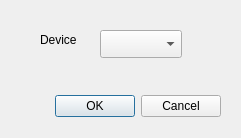
<?xml version="1.0" encoding="UTF-8"?>
<ui version="4.0">
 <class>Dialog</class>
 <widget class="QDialog" name="Dialog">
  <property name="geometry">
   <rect>
    <x>0</x>
    <y>0</y>
    <width>241</width>
    <height>138</height>
   </rect>
  </property>
  <property name="windowTitle">
   <string>Dialog</string>
  </property>
  <property name="modal">
   <bool>true</bool>
  </property>
  <widget class="QDialogButtonBox" name="buttonBox">
   <property name="geometry">
    <rect>
     <x>20</x>
     <y>90</y>
     <width>201</width>
     <height>32</height>
    </rect>
   </property>
   <property name="orientation">
    <enum>Qt::Horizontal</enum>
   </property>
   <property name="standardButtons">
    <set>QDialogButtonBox::Cancel|QDialogButtonBox::Ok</set>
   </property>
  </widget>
  <widget class="QLabel" name="label">
   <property name="geometry">
    <rect>
     <x>40</x>
     <y>30</y>
     <width>63</width>
     <height>20</height>
    </rect>
   </property>
   <property name="text">
    <string>Device</string>
   </property>
  </widget>
  <widget class="QComboBox" name="comboDevice">
   <property name="geometry">
    <rect>
     <x>100</x>
     <y>30</y>
     <width>82</width>
     <height>28</height>
    </rect>
   </property>
  </widget>
 </widget>
 <resources/>
 <connections>
  <connection>
   <sender>buttonBox</sender>
   <signal>accepted()</signal>
   <receiver>Dialog</receiver>
   <slot>accept()</slot>
   <hints>
    <hint type="sourcelabel">
     <x>248</x>
     <y>254</y>
    </hint>
    <hint type="destinationlabel">
     <x>157</x>
     <y>274</y>
    </hint>
   </hints>
  </connection>
  <connection>
   <sender>buttonBox</sender>
   <signal>rejected()</signal>
   <receiver>Dialog</receiver>
   <slot>reject()</slot>
   <hints>
    <hint type="sourcelabel">
     <x>316</x>
     <y>260</y>
    </hint>
    <hint type="destinationlabel">
     <x>286</x>
     <y>274</y>
    </hint>
   </hints>
  </connection>
 </connections>
</ui>
